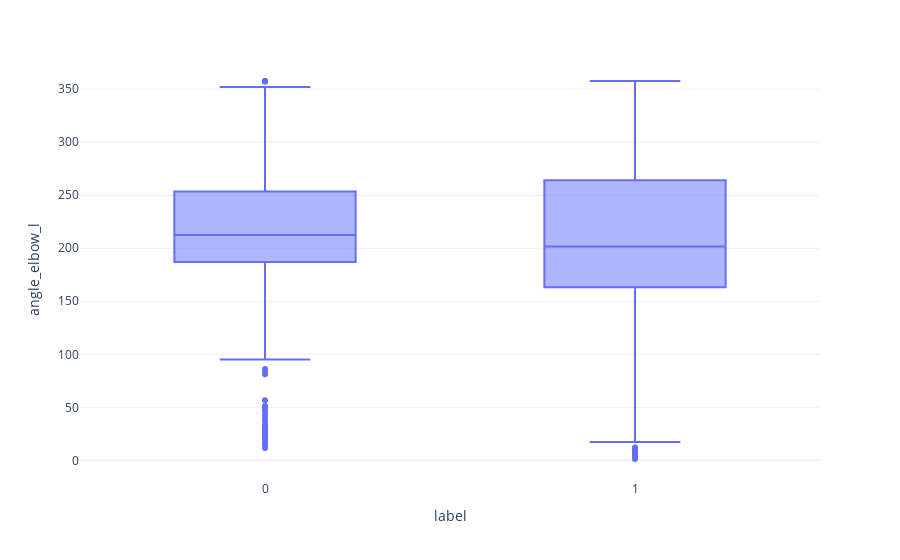

Write notebook code for a chart like this one.
### Code cell
find_relation(df, 'label', 'angle_elbow_l')

### Figure 1 — Plotly figure (JSON) as saved in the notebook; plotly's stock layout.template omitted (floating-point values rounded to 4 significant figures; data arrays with more than 128 entries replaced by an {"elided": "..."} marker saying what was removed)
{"data": [{"alignmentgroup": "True", "hovertemplate": "label=%{x}<br>angle_elbow_l=%{y}<extra></extra>", "legendgroup": "", "marker": {"color": "#636efa"}, "name": "", "notched": false, "offsetgroup": "", "orientation": "v", "quartilemethod": "exclusive", "showlegend": false, "type": "box", "x": {"elided": "1613 int values"}, "x0": " ", "xaxis": "x", "y": {"elided": "1613 float values"}, "y0": " ", "yaxis": "y"}], "layout": {"boxmode": "group", "legend": {"tracegroupgap": 0}, "margin": {"t": 60}, "xaxis": {"anchor": "y", "domain": [0, 1], "title": {"text": "label"}}, "yaxis": {"anchor": "x", "domain": [0, 1], "title": {"text": "angle_elbow_l"}}}}
